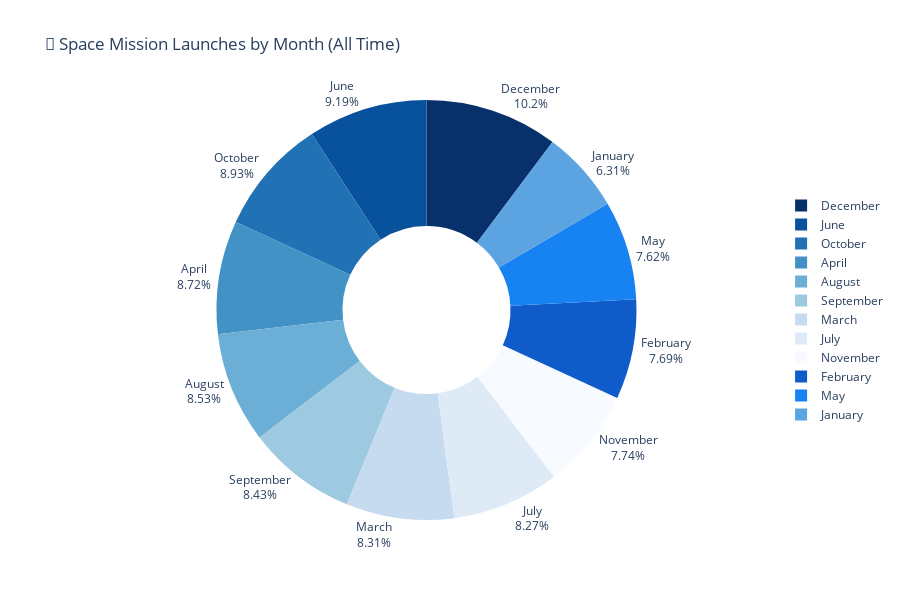

This figure's notebook cell:
### Code cell
# Which months are the most popular for space missions?

# Extract month from Date and create month names
df_month = df_data.dropna(subset=['Date']).copy()
df_month['Month'] = df_month['Date'].dt.month
df_month['Month_Name'] = df_month['Date'].dt.month_name()

# Count missions per month
month_counts = (
    df_month
    .groupby(['Month', 'Month_Name'])
    .size()
    .reset_index(name='Mission_Count')
    .sort_values('Month')
)

# Calculate percentages
month_counts['Percentage'] = (month_counts['Mission_Count'] / month_counts['Mission_Count'].sum() * 100)

# Create an interactive donut chart
fig = px.pie(
    month_counts,
    values='Mission_Count',
    names='Month_Name',
    title='🚀 Space Mission Launches by Month (All Time)',
    hole=0.4,  # Creates the donut effect
    color_discrete_sequence=px.colors.sequential.Blues_r,
    hover_data={'Mission_Count': ':,', 'Percentage': ':.1f'}
)

fig.update_traces(
    textposition='outside',
    textinfo='label+percent',
    hovertemplate='<b>%{label}</b><br>' +
                  'Missions: %{value:,}<br>' +
                  'Percentage: %{customdata[1]:.1f}%<extra></extra>'
)

fig.update_layout(
    showlegend=True,
    legend=dict(
        orientation="v",
        yanchor="middle",
        y=0.5,
        xanchor="left",
        x=1.1
    ),
    height=600
)

fig.show()

# Show statistics
print(f"\n📊 Monthly Launch Statistics:")
print(f"   Most popular month: {month_counts.loc[month_counts['Mission_Count'].idxmax(), 'Month_Name']} "
      f"({month_counts['Mission_Count'].max():,} launches)")
print(f"   Least popular month: {month_counts.loc[month_counts['Mission_Count'].idxmin(), 'Month_Name']} "
      f"({month_counts['Mission_Count'].min():,} launches)")
print(f"   Average per month: {month_counts['Mission_Count'].mean():.0f} launches")

# Additional: Create a season analysis
season_map = {
    12: 'Winter', 1: 'Winter', 2: 'Winter',
    3: 'Spring', 4: 'Spring', 5: 'Spring',
    6: 'Summer', 7: 'Summer', 8: 'Summer',
    9: 'Fall', 10: 'Fall', 11: 'Fall'
}
df_month['Season'] = df_month['Month'].map(season_map)
season_counts = df_month['Season'].value_counts()

print(f"\n🌍 Seasonal Distribution:")
for season, count in season_counts.items():
    pct = (count / season_counts.sum() * 100)
    print(f"   {season}: {count:,} launches ({pct:.1f}%)")

### Figure 1 — Plotly figure (JSON) as saved in the notebook; plotly's stock layout.template omitted (floating-point values rounded to 4 significant figures)
{"data": [{"customdata": [[265.0, 6.313], [323.0, 7.694], [349.0, 8.313], [366.0, 8.718], [320.0, 7.623], [386.0, 9.195], [347.0, 8.266], [358.0, 8.528], [354.0, 8.433], [375.0, 8.933], [325.0, 7.742], [430.0, 10.24]], "domain": {"x": [0, 1], "y": [0, 1]}, "hole": 0.4, "hovertemplate": "<b>%{label}</b><br>Missions: %{value:,}<br>Percentage: %{customdata[1]:.1f}%<extra></extra>", "labels": ["January", "February", "March", "April", "May", "June", "July", "August", "September", "October", "November", "December"], "legendgroup": "", "name": "", "showlegend": true, "textinfo": "label+percent", "textposition": "outside", "type": "pie", "values": [265, 323, 349, 366, 320, 386, 347, 358, 354, 375, 325, 430]}], "layout": {"height": 600, "legend": {"orientation": "v", "tracegroupgap": 0, "x": 1.1, "xanchor": "left", "y": 0.5, "yanchor": "middle"}, "piecolorway": ["rgb(8,48,107)", "rgb(8,81,156)", "rgb(33,113,181)", "rgb(66,146,198)", "rgb(107,174,214)", "rgb(158,202,225)", "rgb(198,219,239)", "rgb(222,235,247)", "rgb(247,251,255)"], "showlegend": true, "title": {"text": "🚀 Space Mission Launches by Month (All Time)"}}}
